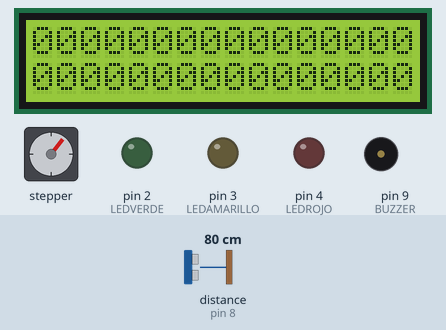
Recording of a sketch running on a simulated Arduino Uno, built with avr-gcc and run on an emulated ATmega328P. Parts: 16×2 character LCD, stepper motor, output pins drawn as LEDs (lit = HIGH), buzzer (waves = sounding). Wiring (inferred from the names in the program): ultrasonic range finder: trigger pin 7; echo pin 8. The test bench sets the inputs (shaded band); at power-on: distance to the obstacle (sensor on pin 8) 80 cm. The echo pulse lasts 58.3 µs per cm; stepper angles assume 1500 steps per turn; pins used as bus, display or sensor lines are not drawn; what the sketch prints to the serial monitor is not drawn.

Above: at 3.2 s.
3.3 s: distance to the obstacle (sensor on pin 8) set to 22 cm
At 3.66 s:
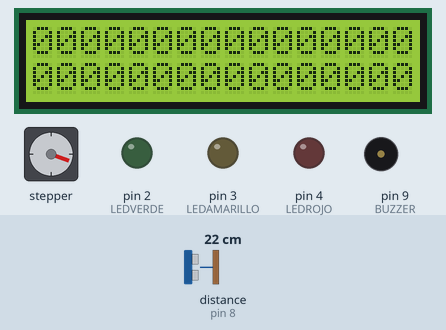
7.7 s: distance to the obstacle (sensor on pin 8) set to 19 cm
At 16.2 s:
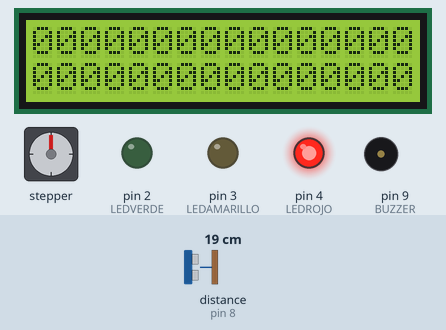
17.4 s: distance to the obstacle (sensor on pin 8) set to 35 cm
At 19.49 s:
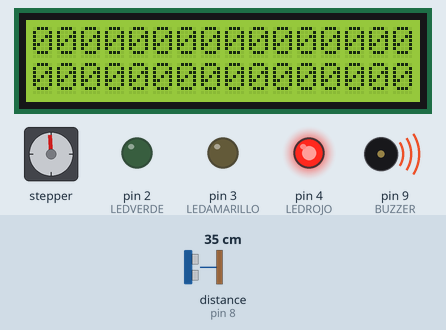
Timing chart, 0 to 83.6 s (numbered marks = the images above; inputs shaded):
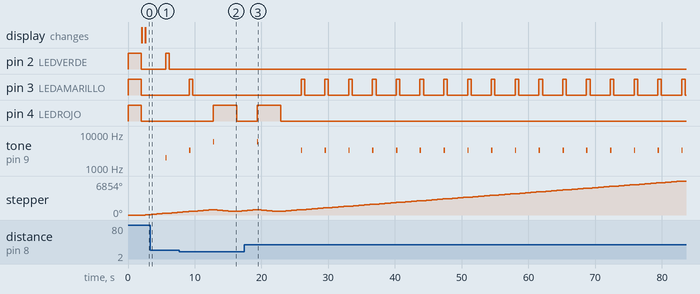

Measured:
- the behaviour switches between 21 and 20 cm on distance to the obstacle (sensor on pin 8) (found by bisection; images 1 and 2)
- after the input at 7.7 s, pin 3 (LEDAMARILLO): goes on until 9.7 s, then stays LOW; pin 4 (LEDROJO): LOW → HIGH after 5.1 s, → LOW 3.6 s later
- after the input at 17.4 s, pin 3 (LEDAMARILLO): alternates HIGH for 0.54 s and LOW for 3.0 s, starting after 8.5 s; pin 4 (LEDROJO): goes on until 22.9 s, then stays LOW
- by itself, tone on pin 9 (BUZZER): plays 6000 Hz for 0.20 s, 3300 Hz for 0.20 s, 3300 Hz for 0.20 s, 3300 Hz for 0.20 s, 3300 Hz for 0.20 s, 3300 Hz for 0.20 s … (18 notes in this stretch)

The sketch:

anterior_lcd.ino
```cpp
#include <LiquidCrystal.h>
#include <Stepper.h>
#include <SPI.h>


// Pines utilizados
#define LEDVERDE 2
#define LEDAMARILLO 3
#define LEDROJO 4
#define TRIGGER 7
#define ECHO 8
#define BUZZER 9

// Constantes
const float sonido = 34300.0; // Velocidad del sonido en cm/s
const float limite1 = 115.0;
const float limite2 = 70.0;
const float limite3 = 20.0;

const int stepsPerRevolution = 1500; //cambie esto para que se ajuste al número de pasos por revolución para su motor


float distancia;


// // inicialice la biblioteca de pasos en los pines 10 a 14:
Stepper myStepper(stepsPerRevolution, 10, 12, 11, 14);
LiquidCrystal lcd(9); //inicializar la biblioteca con el numero de sspin o el lanch pin del 74hc595


void setup() {


  // Modo entrada/salida de los pines
  pinMode(LEDVERDE, OUTPUT);
  pinMode(LEDAMARILLO, OUTPUT);
  pinMode(LEDROJO, OUTPUT);
  pinMode(ECHO, INPUT);
  pinMode(TRIGGER, OUTPUT);
  pinMode(BUZZER, OUTPUT);


  myStepper.setSpeed(20); // Asignamos la velocidad en RPM

  Serial.begin(9600); // Iniciamos el monitor serie, nos muestra los valores


  encenderLEDs(); //encendemos todos los leds
  delay(2000);     //esperamos un segundo
  apagarLEDs(); // Apagamos todos los leds

  lcd.begin(16, 2); //configura el numero de filas y columnas del lcd
  lcd.print ("¡BIENVENIDO!"); //imprime mensaje de bienvenida


}

void loop() {

  iniciarTrigger(); // Preparamos el sensor de ultrasonidos

  distancia = calcularDistancia();  // Obtenemos la distancia

  apagarLEDs();  // Apagamos todos los LEDs

  Serial.println("Gira sentido horario");
  myStepper.step(stepsPerRevolution);

  // coloca el cursor en la columna 0, línea 1
  // (**la línea 1 es la segunda fila, ya que el conteo empieza con 0):
  lcd.setCursor (0, 1);

  //delay(500);

  // Lanzamos alerta si estamos dentro del rango de peligro
  if (distancia < limite1)
  {
    // Lanzamos alertas
    alertas(distancia);
  }

}

// Apaga todos los LEDs
void apagarLEDs()
{
  // Apagamos todos los LEDs
  digitalWrite(LEDVERDE, LOW);
  digitalWrite(LEDAMARILLO, LOW);
  digitalWrite(LEDROJO, LOW);
}

//prender todos los leds
void encenderLEDs()
{
  // Prendemos todos los LEDs
  digitalWrite(LEDVERDE, HIGH);
  digitalWrite(LEDAMARILLO, HIGH);
  digitalWrite(LEDROJO, HIGH);
}


// Función que comprueba si hay que lanzar alguna alerta visual o sonora
void alertas(float distancia)
{
  if (distancia < limite1 && distancia >= limite2)
  {
    // Encendemos el LED verde
    digitalWrite(LEDVERDE, HIGH);
    tone(BUZZER, 2000, 200); //TONO DEL BUZZER
    //Stepper.setSpeed(NUMPASOS); //MODIFICAMOS LA VELOCIDAD
  }
  else if (distancia < limite2 && distancia > limite3)
  {
    // Encendemos el LED amarillo
    digitalWrite(LEDAMARILLO, HIGH);
    tone(BUZZER, 3300, 200);  //1° argumento -> n° pin
                  //2° argumento -> frecuencia
                  //3° argumento -> duracion
         //Stepper.setSpeed(NUMPASOS);
  }
  else if (distancia <= limite3)
  {
    // Encendemos el LED rojo
    digitalWrite(LEDROJO, HIGH);
    tone(BUZZER, 6000, 200);
    Serial.println("Sentido antihorario");
    myStepper.step(-stepsPerRevolution);


  }
}

// Método que calcula la distancia a la que se encuentra un objeto.
// Devuelve una variable tipo float que contiene la distancia
float calcularDistancia()
{
  // La función pulseIn obtiene el tiempo que tarda en cambiar entre estados, en este caso a HIGH
  unsigned long tiempo = pulseIn(ECHO, HIGH);

  // Obtenemos la distancia en cm, hay que convertir el tiempo en segudos ya que está en microsegundos
  // por eso se multiplica por 0.000001
  float distancia = tiempo * 0.000001 * sonido / 2.0;
  Serial.print(distancia);
  Serial.print("cm");
  Serial.println();
  delay(500);
  lcd.print(distancia, "cm");

  return distancia;
}

// Método que inicia la secuencia del Trigger para comenzar a medir
void iniciarTrigger()
{
  // Ponemos el Triiger en estado bajo y esperamos 2 ms
  digitalWrite(TRIGGER, LOW);
  delayMicroseconds(2);

  // Ponemos el pin Trigger a estado alto y esperamos 10 ms
  digitalWrite(TRIGGER, HIGH);
  delayMicroseconds(10);

  // Comenzamos poniendo el pin Trigger en estado bajo
  digitalWrite(TRIGGER, LOW);
}
```
